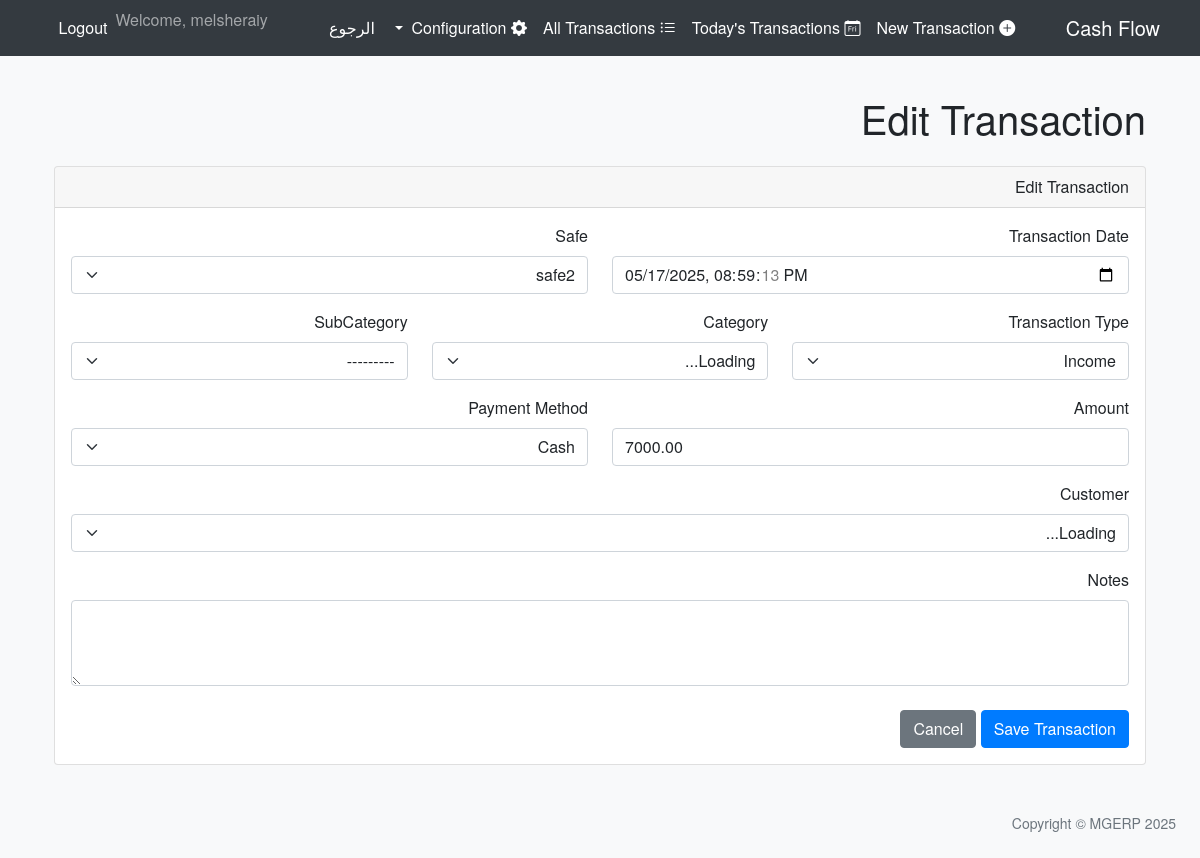
Screenshot of /cashflow/transactions/3/edit/ (signed in) with the database file from the repository.
### cashflow/models.py (models this page shows, shortened)
class Transaction(models.Model):
    PAYMENT_METHOD_CASH = 'cash'
    PAYMENT_METHOD_CHECK = 'check'
    PAYMENT_METHOD_BANK_TRANSFER = 'bank_transfer'
    PAYMENT_METHOD_CHOICES = [
        (PAYMENT_METHOD_CASH, _('Cash')),
        (PAYMENT_METHOD_CHECK, _('Check')),
        (PAYMENT_METHOD_BANK_TRANSFER, _('Bank Transfer')),
    ]
    user = models.ForeignKey(User, on_delete=models.SET_NULL, null=True, verbose_name=_("User"), help_text=_("The user who recorded this transaction."))
    safe = models.ForeignKey(Safe, on_delete=models.PROTECT, related_name='transactions', verbose_name=_("Safe"))
    category = models.ForeignKey(Category, on_delete=models.PROTECT, related_name='transactions', verbose_name=_("Category"))
    sub_category = models.ForeignKey(SubCategory, on_delete=models.SET_NULL, null=True, blank=True, related_name='transactions', verbose_name=_("SubCategory"))
    contact = models.ForeignKey(Contact, on_delete=models.SET_NULL, null=True, blank=True, verbose_name=_("Contact"))
    amount = models.DecimalField(max_digits=15, decimal_places=2, verbose_name=_("Amount"))
    payment_method = models.CharField(max_length=20, choices=PAYMENT_METHOD_CHOICES, verbose_name=_("Payment Method"))
    notes = models.TextField(blank=True, verbose_name=_("Notes"))
    transaction_date = models.DateTimeField(default=timezone.now, verbose_name=_("Transaction Date"))
    created_at = models.DateTimeField(auto_now_add=True, verbose_name=_("Created At"))
    updated_at = models.DateTimeField(auto_now=True, verbose_name=_("Updated At"))
    class Meta:
        verbose_name = _("Transaction")
        verbose_name_plural = _("Transactions")
        ordering = ['-transaction_date', '-created_at']

### cashflow/views.py (the view)
# urls.py: path('transactions/<int:pk>/edit/', views.transaction_update_view, name='transaction_update'),
@login_required
def transaction_update_view(request, pk):
    transaction = get_object_or_404(Transaction, pk=pk)
    user_safes = get_user_safes(request.user)
    if transaction.safe not in user_safes and not request.user.is_superuser:
        return redirect('cashflow:transaction_list')
    if request.method == 'POST':
        form = TransactionForm(request.POST, instance=transaction, user=request.user)
        if form.is_valid():
            form.save()
            return redirect('cashflow:transaction_list')
    else:
        form = TransactionForm(instance=transaction, user=request.user)
    context = {
        'form': form,
        'transaction': transaction,
        'page_title': _('Edit Transaction'),
    }
    return render(request, 'cashflow/transaction_form.html', context)

### cashflow/models.py (called while the page is built)
    def __str__(self):
        return self.name

    def __str__(self):
        return f"{self.get_type_display() if self.type else _('Uncategorized')} - {self.name}"

    def __str__(self):
        return f"{self.category} - {self.name}"

### cashflow/views.py (called while the page is built)
def get_user_safes(user):
    if user.is_superuser:
        return Safe.objects.all()
    return Safe.objects.filter(user_assignments__user=user)

### contacts/models.py (called while the page is built)
    def __str__(self):
        return self.name

### cashflow/templates/cashflow/transaction_form.html (shortened to what this page needs)
{% extends "cashflow/base_cashflow.html" %}
{% load i18n %}
{% block content %}
<div class="card">
    <div class="card-header">
        {{ page_title }}
    </div>
    <div class="card-body">
        <form method="post" id="transactionForm">
            <div class="row">
                <div class="col-md-6 mb-3">
                    <label for="{{ form.transaction_date.id_for_label }}" class="form-label">{{ form.transaction_date.label }}</label>
                    {{ form.transaction_date }}
                </div>
                <div class="col-md-6 mb-3">
                    <label for="{{ form.safe.id_for_label }}" class="form-label">{{ form.safe.label }}</label>
                    {{ form.safe }}
                </div>
            </div>
            <div class="row">
                 <div class="col-md-4 mb-3">
                    <label for="{{ form.transaction_type_selector.id_for_label }}" class="form-label">{{ form.transaction_type_selector.label }}</label>
                    {{ form.transaction_type_selector }}
                </div>
                <div class="col-md-4 mb-3">
                    <label for="{{ form.category.id_for_label }}" class="form-label">{{ form.category.label }}</label>
                    {{ form.category }}
                </div>
                <div class="col-md-4 mb-3">
                    <label for="{{ form.sub_category.id_for_label }}" class="form-label">{{ form.sub_category.label }}</label>
                    {{ form.sub_category }}
                </div>
            </div>
            <div class="row">
                <div class="col-md-6 mb-3">
                    <label for="{{ form.amount.id_for_label }}" class="form-label">{{ form.amount.label }}</label>
                    {{ form.amount }}
                </div>
                <div class="col-md-6 mb-3">
                    <label for="{{ form.payment_method.id_for_label }}" class="form-label">{{ form.payment_method.label }}</label>
                    {{ form.payment_method }}
                </div>
            </div>
            <div class="mb-3">
                <label for="{{ form.contact.id_for_label }}" class="form-label" id="contact_label">{{ form.contact.label }}</label>
                {{ form.contact }}
            </div>
            <div class="mb-3">
                <label for="{{ form.notes.id_for_label }}" class="form-label">{{ form.notes.label }}</label>
                {{ form.notes }}
            </div>
            <div class="mt-4">
                <button type="submit" class="btn btn-primary">{% trans "Save Transaction" %}</button>
                <a href="{% url 'cashflow:transaction_list' %}" class="btn btn-secondary">{% trans "Cancel" %}</a>
            </div>
        </form>
    </div>
</div>
{% endblock %}

### cashflow/templates/cashflow/includes/navbar_cashflow.html (shortened to what this page needs)
{% load i18n %}
<nav class="navbar navbar-expand-lg navbar-dark bg-dark fixed-top">
    <div class="container-fluid">
        <a class="navbar-brand" href="{% url 'cashflow:transaction_list' %}">{% trans "Cash Flow" %}</a>
        <div class="collapse navbar-collapse" id="cashflowNavbar">
            <ul class="navbar-nav me-auto mb-2 mb-lg-0">
                <li class="nav-item">
                    <a class="nav-link" href="{% url 'cashflow:transaction_create' %}">
                        <i class="bi bi-plus-circle-fill"></i> {% trans "New Transaction" %}
                    </a>
                </li>
                <li class="nav-item">
                    <a class="nav-link" href="{% url 'cashflow:today_transactions' %}">
                        <i class="bi bi-calendar-day"></i> {% trans "Today's Transactions" %}
                    </a>
                </li>
                <li class="nav-item">
                    <a class="nav-link" href="{% url 'cashflow:transaction_list' %}">
                        <i class="bi bi-list-ul"></i> {% trans "All Transactions" %}
                    </a>
                </li>
                {% if user.is_superuser %}
                <li class="nav-item dropdown">
                    <a class="nav-link dropdown-toggle" href="#" id="configDropdown" role="button" data-bs-toggle="dropdown" aria-expanded="false">
                        <i class="bi bi-gear-fill"></i> {% trans "Configuration" %}
                    </a>
                </li>
                <li class="nav-item">
                    <a class="nav-link" href="{% url 'dashboard' %}">الرجوع</a>
                </li>
                {% endif %}
            </ul>
            <ul class="navbar-nav ms-auto mb-2 mb-lg-0">
                {% if user.is_authenticated %}
                    <li class="nav-item">
                        <span class="navbar-text">{% trans "Welcome" %}, {{ user.username }}</span>
                    </li>
                    <li class="nav-item">
                        <a class="nav-link" href="{% url 'logout' %}">{% trans "Logout" %}</a>
                    </li>
                {% else %}
                    <li class="nav-item">
                        <a class="nav-link" href="{% url 'login' %}">{% trans "Login" %}</a>
                    </li>
                {% endif %}
            </ul>
        </div>
    </div>
</nav>

### cashflow/templates/cashflow/base_cashflow.html (style rules this page uses)
body { font-family: 'Tahoma', 'Helvetica Neue', Helvetica, Arial, sans-serif; padding-top: 70px; background-color: #f8f9fa; }
.navbar { background-color: #343a40 !important; }
.navbar-brand, .nav-link { color: #fff !important; }
.btn-primary { background-color: #007bff; border-color: #007bff; }
.card { margin-bottom: 1.5rem; }

### rows the page displays
Transaction: transaction_date "05/17/2025 20:59:13", safe "safe2", category "Loading...", sub_category "---------", amount "7000.00", payment_method "Cash", contact "Loading..."

### other values shown
{{ user.username }} "melsheraiy"
{{ page_title|default:"Cash Flow" }} "Edit Transaction"
{{ page_title }} "Edit Transaction"
